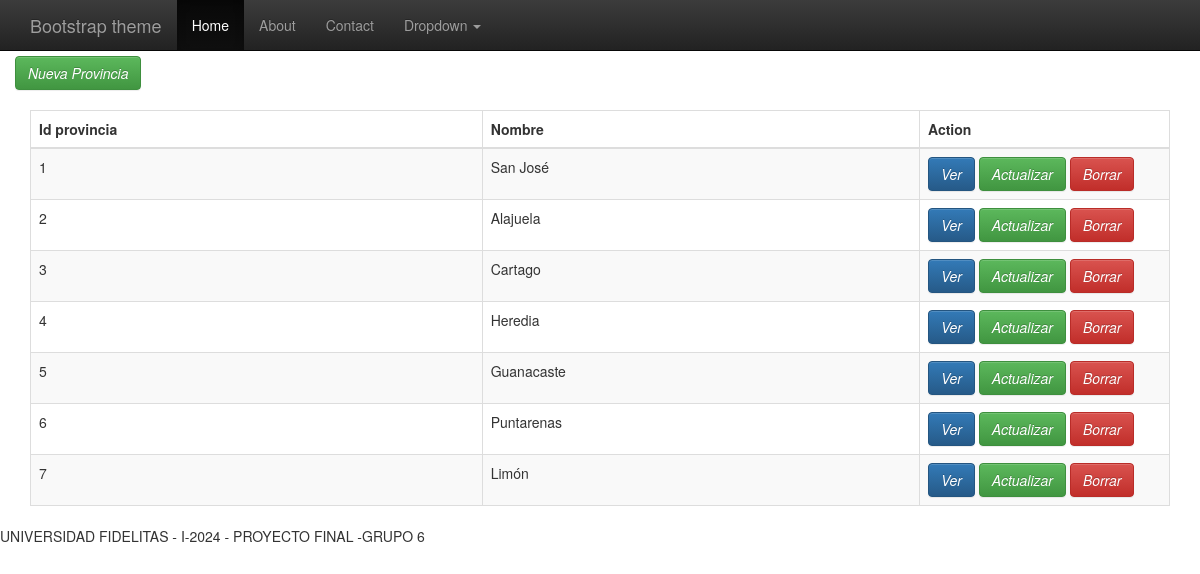
/SECTIONS/provincias.php, run on the app's committed database.
### tables this page shows
CREATE TABLE `provincias` (
  `id_provincia` int(11) NOT NULL,
  `nombre` varchar(25) NOT NULL
);

### DAL/funciones_provincias.php (called while the page is built, shortened)
<?php
$conn = conectar();
function getProvincias()
{
    global $conn;
    $sql_select_provincias = "select id_provincia, nombre from provincias";
    return $result = $conn->query($sql_select_provincias);
}

### SECTIONS/provincias.php (the view, shortened to what this page needs)
<?php
require_once "../DAL/funciones_provincias.php";
?>
<!DOCTYPE html>
<html lang="en">
<head>
    <?php
    require_once "../INCLUDE/head.php";
    ?>
</head>
<body>
    <?php
    include "../INCLUDE/nav.php";
    ?>
    <div class="container">
        <div class="row">
            <h3>PROVINCIAS DE COSTA RICA</h3>
        </div>
        <div class="row">
            <p>
                <?php
                echo '<button type="button" class="btn btn-success" data-toggle="modal"
                data-target="#insertar">
                <i class="fa fa-edit ">Nueva Provincia</i></button>';
                require "PROVINCIAS/insertar_provincias.php";
                ?>
            <table class="table table-striped table-bordered">
                <thead>
                    <tr>
                        <th>Id provincia</th>
                        <th>Nombre</th>
                        <th>Action</th>
                    </tr>
                </thead>
                <tbody>
                    <?php
                    $result = getProvincias();
                    if ($result->num_rows > 0) {
                        foreach ($result as $row) {
                            echo '<tr>';
                            echo '<td>' . $row['id_provincia'] . '</td>';
                            echo '<td>' . $row['nombre'] . '</td>';
                            echo '<td width=250>';
                            echo '<button type="button" class="btn btn-primary" data-toggle="modal"
                            data-target="#ver' . $row['id_provincia'] . ' ">
                            <i class="fa fa-edit ">Ver</i></button>';
                            echo '<button type="button" class="btn btn-success" data-toggle="modal"
                            data-target="#editar' . $row['id_provincia'] . ' ">
                            <i class="fa fa-edit ">Actualizar</i></button>';
                            echo '<button type="button" class="btn btn-danger" data-toggle="modal"
                            data-target="#borrar' . $row['id_provincia'] . ' ">
                            <i class="fa fa-edit ">Borrar</i></button>';
                            echo '</td>';
                            require "PROVINCIAS/editar_provincias.php";
                            require "PROVINCIAS/ver_provincias.php";
                            require "PROVINCIAS/borrar_provincias.php";
                            echo '</tr>';
                        }
                    } else {
                        echo "No hay datos";
                    }
                    ?>
                </tbody>
            </table>
    <?php
    include "../INCLUDE/footer.php";
    ?>
</body>
</html>

### data on the page
provincias: id_provincia "1", nombre "San José"
provincias: id_provincia "2", nombre "Alajuela"
provincias: id_provincia "3", nombre "Cartago"
provincias: id_provincia "4", nombre "Heredia"
provincias: id_provincia "5", nombre "Guanacaste"
provincias: id_provincia "6", nombre "Puntarenas"
provincias: id_provincia "7", nombre "Limón"
